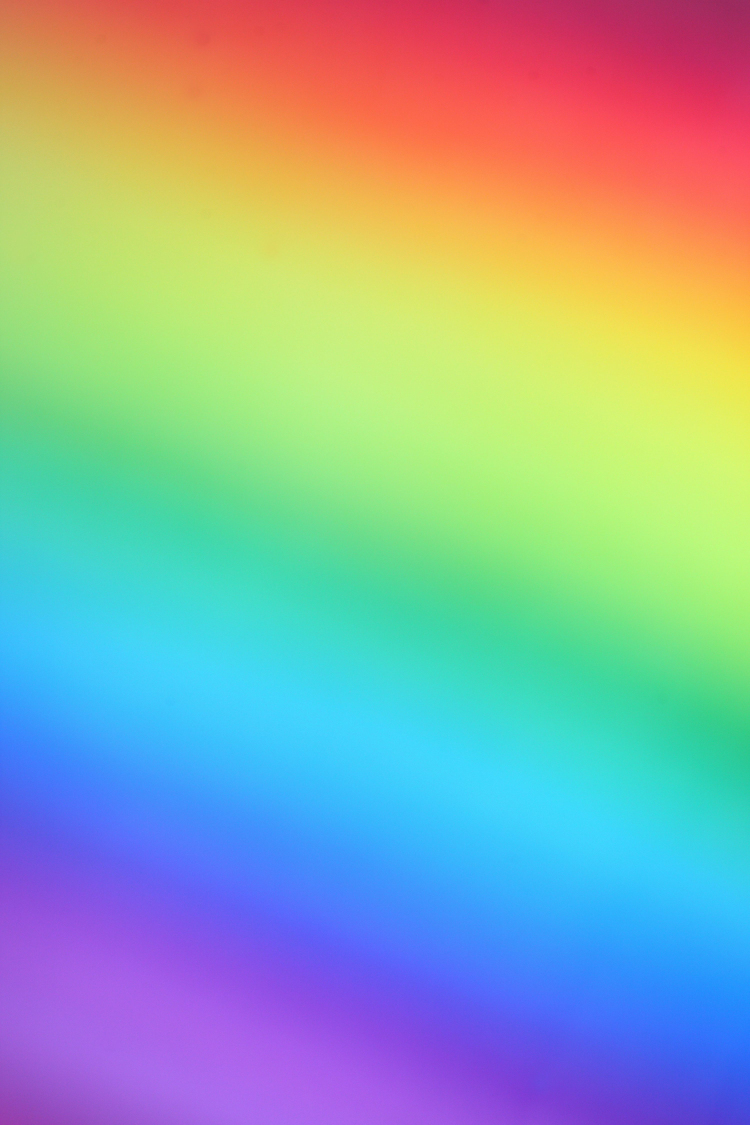
#> input picture image_processing/rainbow.jpeg, 3000 x 4500 px (shown at 1/4 size)
$ jupyter execute image_thresholding.ipynb
#> lines starting #> are read from the running program, lines starting #| are printed output that depends on the picture; after the words box and inside, x2 and y2 are one past the last pixel; in counts of white or black regions, pixels touching at a corner belong together
Image Thresholding

[cell 1]
import cv2
import numpy as np
import matplotlib.pyplot as plt

[cell 2]
img = cv2.imread('rainbow.jpeg')
#> img is the input picture: shape (4500, 3000, 3); mean B, G, R 165.1, 170, 143.5
img = cv2.resize(img, (450, 600))
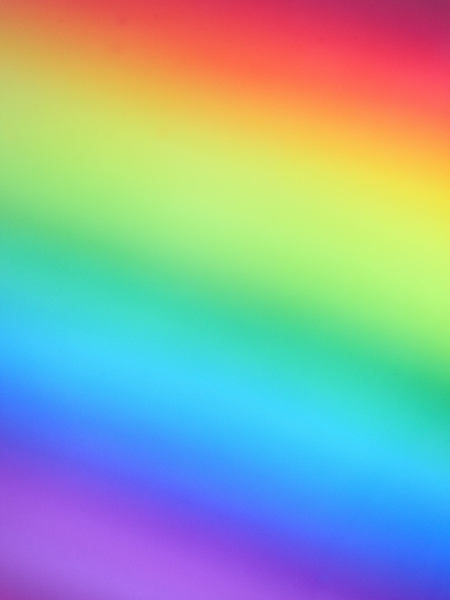
#> img: shape (600, 450, 3); mean B, G, R 165.1, 170, 143.5

[cell 3]
plt.imshow(img)

[cell 4]
# Adding the 0 flag to read it in black and white
img = cv2.imread('rainbow.jpeg', 0)
#> img: shape (4500, 3000); min 77, max 225, mean 161.6

[cell 5]
plt.imshow(img)

Different Threshold Types

Binary

[cell 6]
ret, thresh1 = cv2.threshold(img, 127, 255, cv2.THRESH_BINARY)
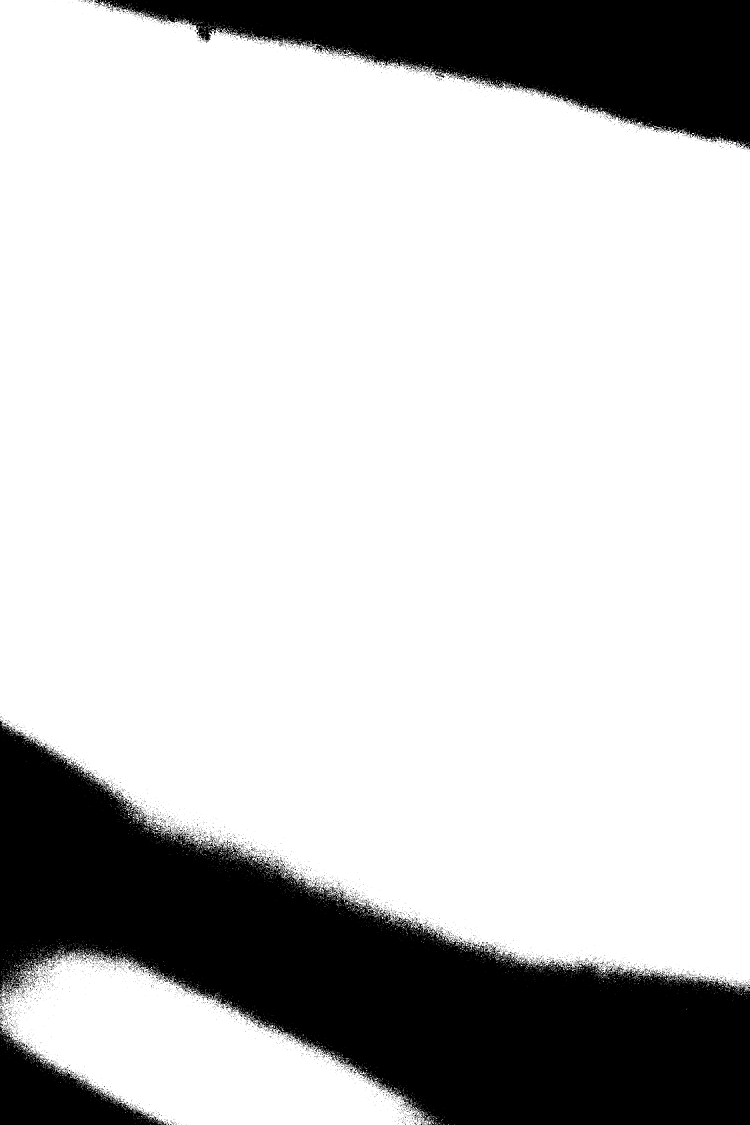
#> thresh1: shape (4500, 3000) (shown at 1/4 size); 78.5% white; 6296 black regions (5973 under 20 px), largest, box (x1, y1, x2, y2) and area: (0, 2883, 3000, 4500) 1992835, (376, 0, 3000, 596) 757037, (0, 4110, 664, 4500) 115284

[cell 7]
ret

[cell 8]
plt.imshow(thresh1, cmap='gray')

Binary Inverse

[cell 9]
ret, thresh2 = cv2.threshold(img, 127, 155, cv2.THRESH_BINARY_INV)
plt.imshow(thresh2, cmap='gray')

Threshold Truncation

[cell 10]
ret, thresh3 = cv2.threshold(img, 127, 255, cv2.THRESH_TRUNC)
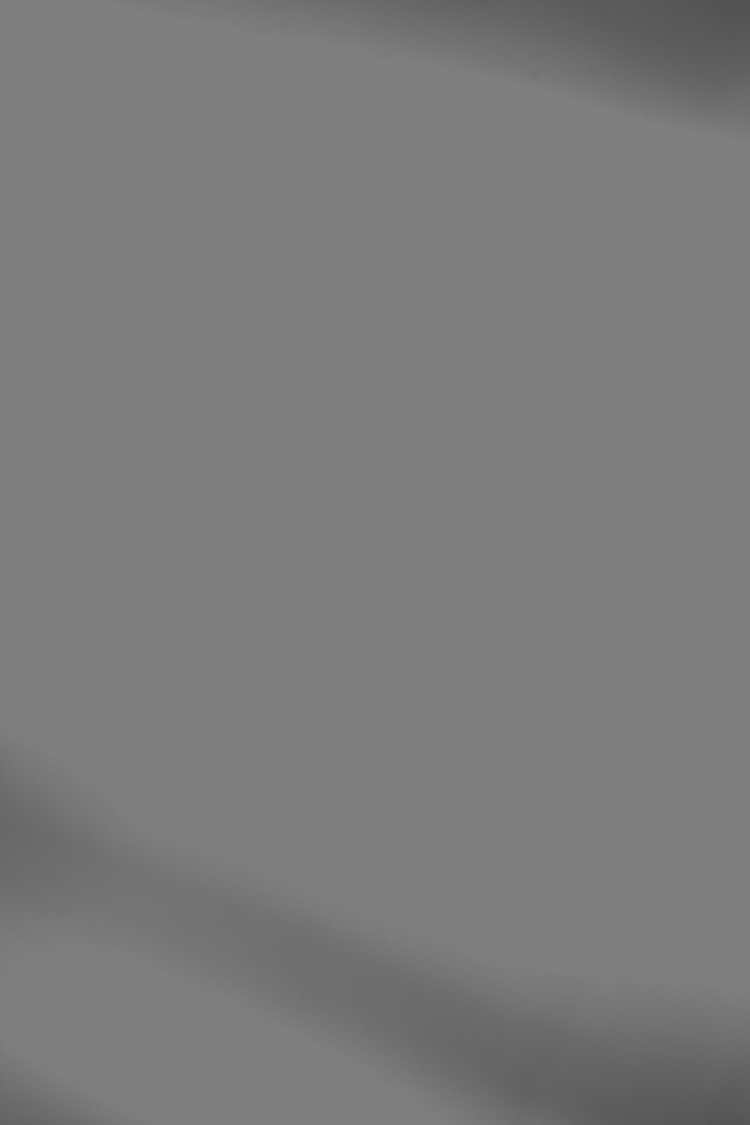
#> thresh3: shape (4500, 3000) (shown at 1/4 size); min 77, max 127, mean 123.9

[cell 11]
plt.imshow(thresh3, cmap='gray')

Threshold to Zero

[cell 12]
ret , thresh4 = cv2.threshold(img, 127, 255, cv2.THRESH_TOZERO)
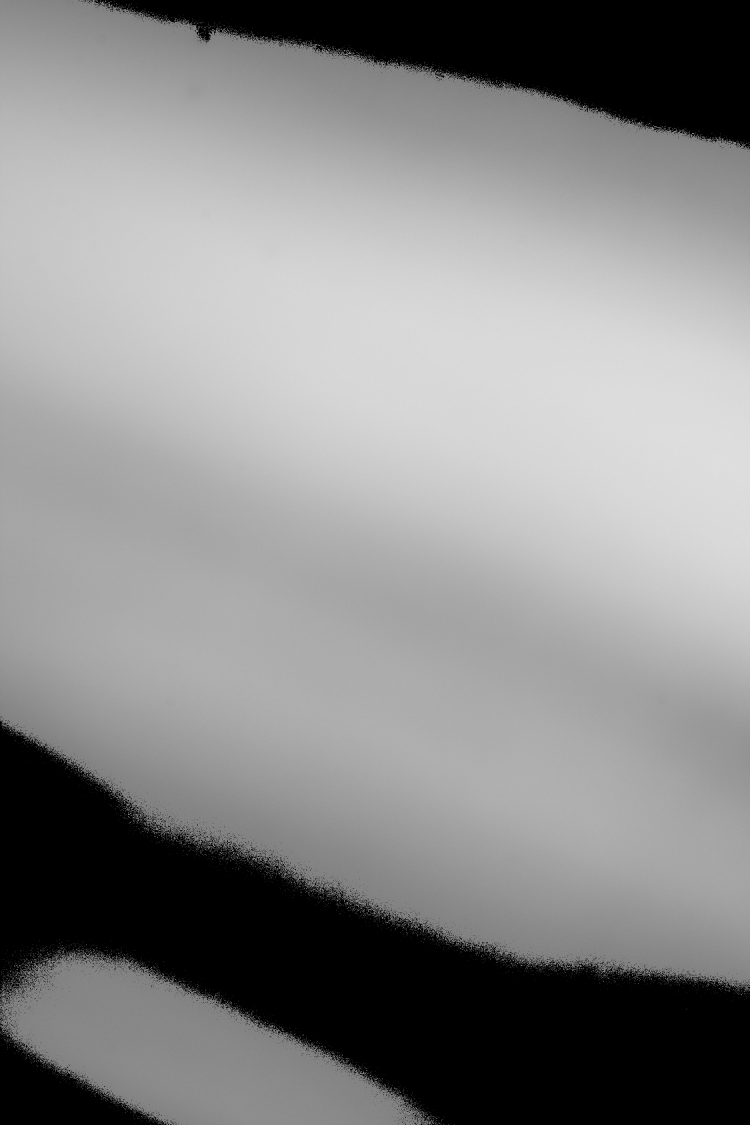
#> thresh4: shape (4500, 3000) (shown at 1/4 size); min 0, max 225, mean 137.4

[cell 13]
plt.imshow(thresh4, cmap='gray')

Threshold to zero (Inverse)

[cell 14]
ret, thresh5 =  cv2.threshold(img, 127, 255, cv2.THRESH_TOZERO_INV)
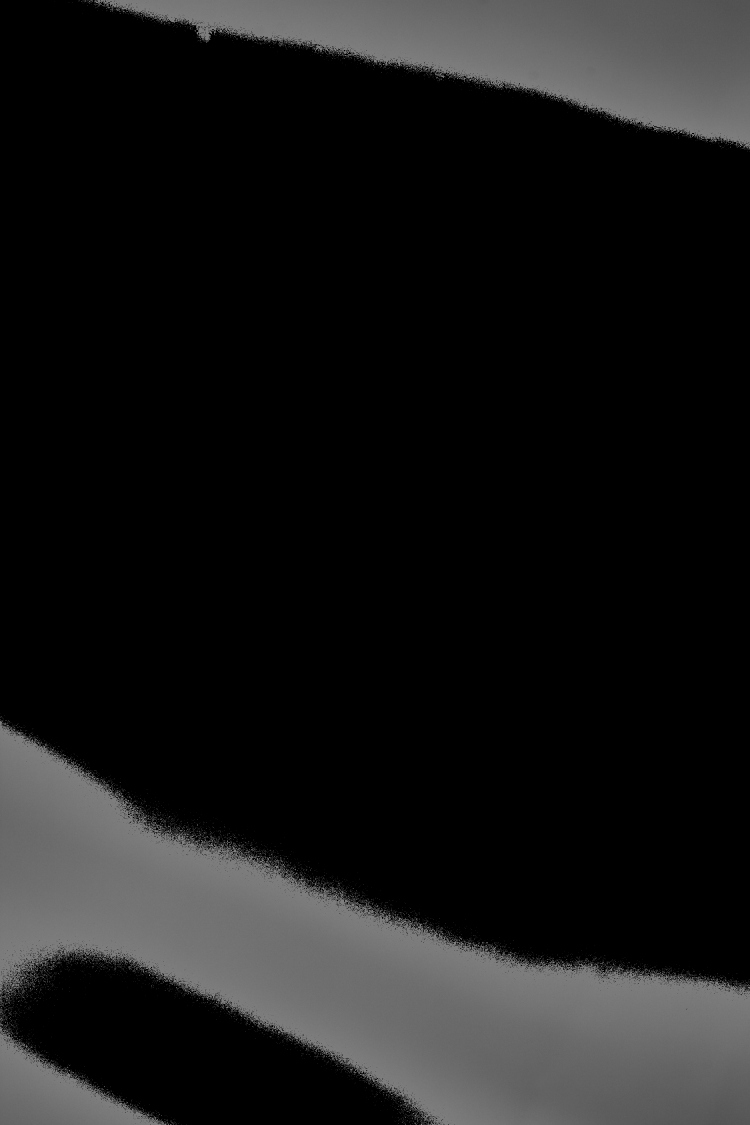
#> thresh5: shape (4500, 3000) (shown at 1/4 size); min 0, max 127, mean 24.2
plt.imshow(thresh5, cmap='gray')

Real world Application

Adaptive Thresholding

Sudoku Image

[cell 15]
img = cv2.imread('paper.jpg', 0)
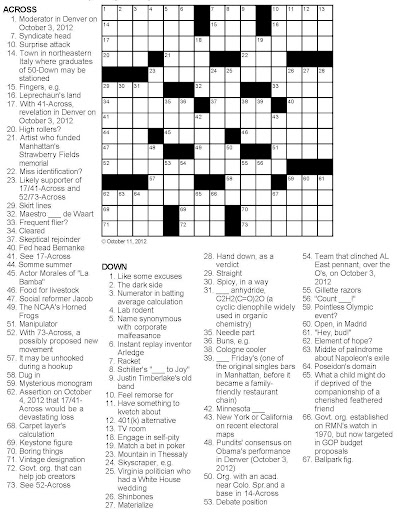
#> input picture image_processing/paper.jpg, 397 x 512 px
#> img is the input picture: shape (512, 397); min 0, max 255, mean 226.6
plt.imshow(img)

[cell 16]
def show_pic(img):
    fig = plt.figure(figsize=(15, 15))
    ax = fig.add_subplot(111)
    ax.imshow(img, cmap='gray')

[cell 17]
show_pic(img)

Simple Binary

[cell 18]
ret, th1 = cv2.threshold(img, 127, 255, cv2.THRESH_BINARY)
#> th1: shape (512, 397); 92.9% white; 1549 black regions (1547 under 20 px), largest, box (x1, y1, x2, y2) and area: (102, 5, 333, 237) 12588, (102, 264, 113, 270) 29

[cell 19]
show_pic(th1)

Adaptive Threshold

[cell 20]
th2 = cv2.adaptiveThreshold(img, 255, cv2.ADAPTIVE_THRESH_MEAN_C, cv2.THRESH_BINARY, 11, 8)
#> th2: shape (512, 397); 81.3% white; black in thin lines or dots

[cell 21]
show_pic(th2)

[cell 22]
th3 = cv2.adaptiveThreshold(img, 255, cv2.ADAPTIVE_THRESH_GAUSSIAN_C, cv2.THRESH_BINARY, 15, 8)
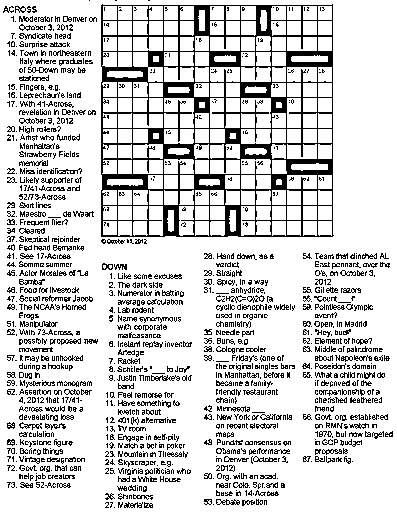
#> th3: shape (512, 397); 82.2% white; black in thin lines or dots

[cell 23]
show_pic(th3)

[cell 24]
blended = cv2.addWeighted(src1=th1, alpha=0.7, src2=th2, beta=0.3, gamma=0)
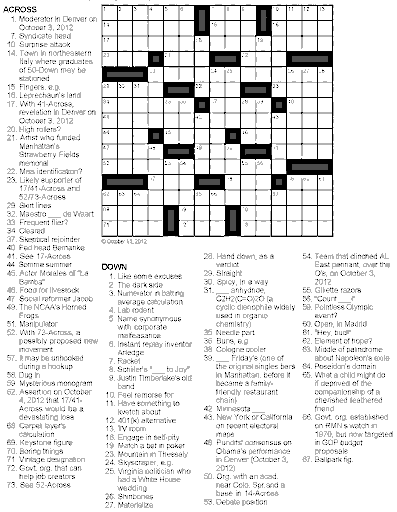
#> blended: shape (512, 397); min 0, max 255, mean 228
show_pic(blended)
